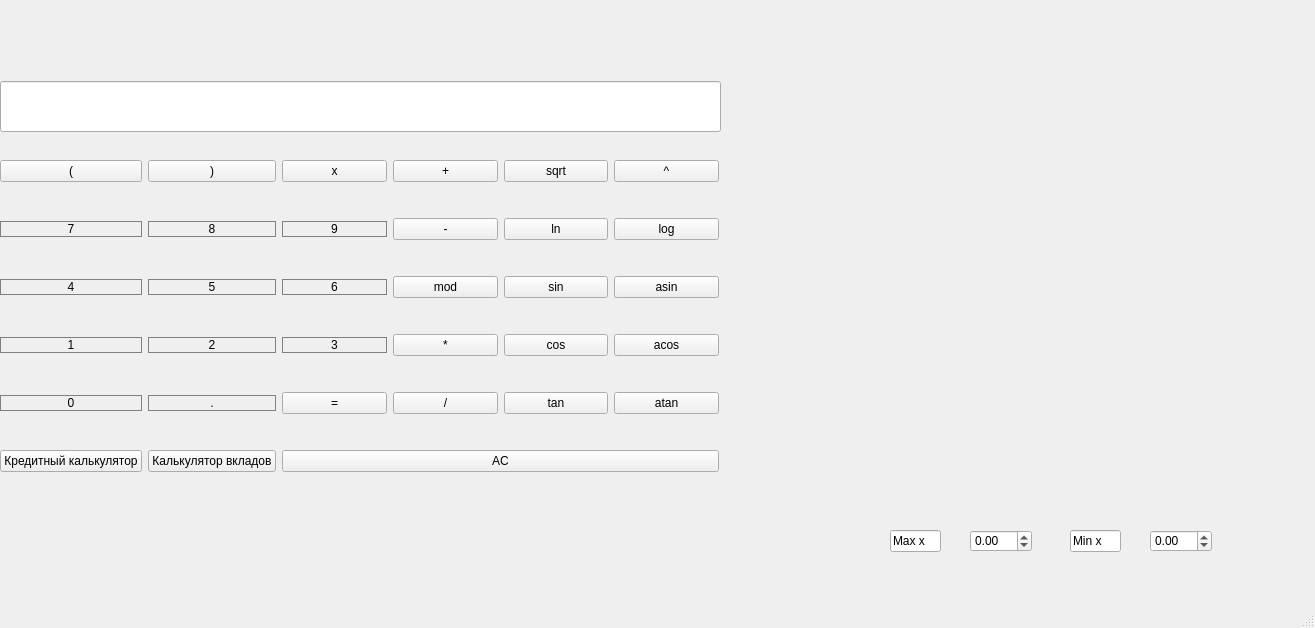
<?xml version="1.0" encoding="UTF-8"?>
<ui version="4.0">
 <class>MainWindow</class>
 <widget class="QMainWindow" name="MainWindow">
  <property name="geometry">
   <rect>
    <x>0</x>
    <y>0</y>
    <width>1315</width>
    <height>628</height>
   </rect>
  </property>
  <property name="windowTitle">
   <string>MainWindow</string>
  </property>
  <widget class="QWidget" name="centralwidget">
   <widget class="QLineEdit" name="Expressions">
    <property name="geometry">
     <rect>
      <x>0</x>
      <y>81</y>
      <width>721</width>
      <height>51</height>
     </rect>
    </property>
    <property name="layoutDirection">
     <enum>Qt::RightToLeft</enum>
    </property>
    <property name="styleSheet">
     <string notr="true">Qlabel {
	qproperty-alignment: 'AlignVCenter | AlignRight';
	border-bottom: 1px solid gary
}

background-color : white;</string>
    </property>
    <property name="alignment">
     <set>Qt::AlignRight|Qt::AlignTrailing|Qt::AlignVCenter</set>
    </property>
   </widget>
   <widget class="QWidget" name="gridLayoutWidget">
    <property name="geometry">
     <rect>
      <x>0</x>
      <y>130</y>
      <width>719</width>
      <height>372</height>
     </rect>
    </property>
    <layout class="QGridLayout" name="gridLayout_2">
     <item row="5" column="0">
      <widget class="QPushButton" name="button_credit">
       <property name="text">
        <string>Кредитный калькулятор</string>
       </property>
      </widget>
     </item>
     <item row="2" column="5">
      <widget class="QPushButton" name="button_asin">
       <property name="text">
        <string>asin</string>
       </property>
      </widget>
     </item>
     <item row="2" column="2">
      <widget class="QPushButton" name="button_6">
       <property name="styleSheet">
        <string notr="true">QPushButton {
	border: 1px solid gray;
}
QPushButton:pressed {
	background-color: qlineargradient(x1: 0, y1: 0, x2: 0, y2: 1,
									   stop: 0 #dadbde, stop: 1 #f6f7fa);
}</string>
       </property>
       <property name="text">
        <string>6</string>
       </property>
      </widget>
     </item>
     <item row="0" column="1">
      <widget class="QPushButton" name="button_scob2">
       <property name="text">
        <string>)</string>
       </property>
      </widget>
     </item>
     <item row="0" column="5">
      <widget class="QPushButton" name="button_pow">
       <property name="text">
        <string>^</string>
       </property>
      </widget>
     </item>
     <item row="1" column="4">
      <widget class="QPushButton" name="button_ln">
       <property name="text">
        <string>ln</string>
       </property>
      </widget>
     </item>
     <item row="3" column="5">
      <widget class="QPushButton" name="button_acos">
       <property name="text">
        <string>acos</string>
       </property>
      </widget>
     </item>
     <item row="3" column="3">
      <widget class="QPushButton" name="button__mul">
       <property name="text">
        <string>*</string>
       </property>
      </widget>
     </item>
     <item row="1" column="0">
      <widget class="QPushButton" name="Btn_seven">
       <property name="styleSheet">
        <string notr="true">QPushButton {
	border: 1px solid gray;
}
QPushButton:pressed {
	background-color: qlineargradient(x1: 0, y1: 0, x2: 0, y2: 1,
									   stop: 0 #dadbde, stop: 1 #f6f7fa);
}</string>
       </property>
       <property name="text">
        <string>7</string>
       </property>
      </widget>
     </item>
     <item row="4" column="5">
      <widget class="QPushButton" name="button_atan">
       <property name="text">
        <string>atan</string>
       </property>
      </widget>
     </item>
     <item row="1" column="2">
      <widget class="QPushButton" name="button_9">
       <property name="styleSheet">
        <string notr="true">QPushButton {
	border: 1px solid gray;
}
QPushButton:pressed {
	background-color: qlineargradient(x1: 0, y1: 0, x2: 0, y2: 1,
									   stop: 0 #dadbde, stop: 1 #f6f7fa);
}</string>
       </property>
       <property name="text">
        <string>9</string>
       </property>
      </widget>
     </item>
     <item row="4" column="0">
      <widget class="QPushButton" name="Btn_zero">
       <property name="styleSheet">
        <string notr="true">QPushButton {
	border: 1px solid gray;
}
QPushButton:pressed {
	background-color: qlineargradient(x1: 0, y1: 0, x2: 0, y2: 1,
									   stop: 0 #dadbde, stop: 1 #f6f7fa);
}</string>
       </property>
       <property name="text">
        <string>0</string>
       </property>
      </widget>
     </item>
     <item row="5" column="2" colspan="4">
      <widget class="QPushButton" name="button_obnyl">
       <property name="text">
        <string>AC</string>
       </property>
      </widget>
     </item>
     <item row="1" column="3">
      <widget class="QPushButton" name="button_minus">
       <property name="text">
        <string>-</string>
       </property>
      </widget>
     </item>
     <item row="2" column="1">
      <widget class="QPushButton" name="button_5">
       <property name="styleSheet">
        <string notr="true">QPushButton {
	border: 1px solid gray;
}
QPushButton:pressed {
	background-color: qlineargradient(x1: 0, y1: 0, x2: 0, y2: 1,
									   stop: 0 #dadbde, stop: 1 #f6f7fa);
}</string>
       </property>
       <property name="text">
        <string>5</string>
       </property>
      </widget>
     </item>
     <item row="4" column="1">
      <widget class="QPushButton" name="Btn_toc">
       <property name="styleSheet">
        <string notr="true">QPushButton {
	border: 1px solid gray;
}
QPushButton:pressed {
	background-color: qlineargradient(x1: 0, y1: 0, x2: 0, y2: 1,
									   stop: 0 #dadbde, stop: 1 #f6f7fa);
}</string>
       </property>
       <property name="text">
        <string>.</string>
       </property>
      </widget>
     </item>
     <item row="1" column="5">
      <widget class="QPushButton" name="button_log">
       <property name="text">
        <string>log</string>
       </property>
      </widget>
     </item>
     <item row="0" column="2">
      <widget class="QPushButton" name="button_x">
       <property name="text">
        <string>x</string>
       </property>
      </widget>
     </item>
     <item row="0" column="3">
      <widget class="QPushButton" name="button_plus">
       <property name="text">
        <string>+</string>
       </property>
      </widget>
     </item>
     <item row="3" column="2">
      <widget class="QPushButton" name="button_3">
       <property name="styleSheet">
        <string notr="true">QPushButton {
	border: 1px solid gray;
}
QPushButton:pressed {
	background-color: qlineargradient(x1: 0, y1: 0, x2: 0, y2: 1,
									   stop: 0 #dadbde, stop: 1 #f6f7fa);
}</string>
       </property>
       <property name="text">
        <string>3</string>
       </property>
      </widget>
     </item>
     <item row="0" column="4">
      <widget class="QPushButton" name="button_sqrt">
       <property name="text">
        <string>sqrt</string>
       </property>
      </widget>
     </item>
     <item row="2" column="0">
      <widget class="QPushButton" name="button_4">
       <property name="styleSheet">
        <string notr="true">QPushButton {
	border: 1px solid gray;
}
QPushButton:pressed {
	background-color: qlineargradient(x1: 0, y1: 0, x2: 0, y2: 1,
									   stop: 0 #dadbde, stop: 1 #f6f7fa);
}</string>
       </property>
       <property name="text">
        <string>4</string>
       </property>
      </widget>
     </item>
     <item row="4" column="2">
      <widget class="QPushButton" name="Btn_eq">
       <property name="text">
        <string>=</string>
       </property>
      </widget>
     </item>
     <item row="2" column="3">
      <widget class="QPushButton" name="button_mood">
       <property name="text">
        <string>mod</string>
       </property>
      </widget>
     </item>
     <item row="5" column="1">
      <widget class="QPushButton" name="pushButton">
       <property name="text">
        <string>Калькулятор вкладов</string>
       </property>
      </widget>
     </item>
     <item row="3" column="1">
      <widget class="QPushButton" name="button_2">
       <property name="styleSheet">
        <string notr="true">QPushButton {
	border: 1px solid gray;
}
QPushButton:pressed {
	background-color: qlineargradient(x1: 0, y1: 0, x2: 0, y2: 1,
									   stop: 0 #dadbde, stop: 1 #f6f7fa);
}</string>
       </property>
       <property name="text">
        <string>2</string>
       </property>
      </widget>
     </item>
     <item row="0" column="0">
      <widget class="QPushButton" name="button_scob1">
       <property name="text">
        <string>(</string>
       </property>
      </widget>
     </item>
     <item row="4" column="4">
      <widget class="QPushButton" name="button_tan">
       <property name="text">
        <string>tan</string>
       </property>
      </widget>
     </item>
     <item row="1" column="1">
      <widget class="QPushButton" name="button_8">
       <property name="styleSheet">
        <string notr="true">QPushButton {
	border: 1px solid gray;
}
QPushButton:pressed {
	background-color: qlineargradient(x1: 0, y1: 0, x2: 0, y2: 1,
									   stop: 0 #dadbde, stop: 1 #f6f7fa);
}</string>
       </property>
       <property name="text">
        <string>8</string>
       </property>
      </widget>
     </item>
     <item row="4" column="3">
      <widget class="QPushButton" name="button_div">
       <property name="text">
        <string>/</string>
       </property>
      </widget>
     </item>
     <item row="3" column="4">
      <widget class="QPushButton" name="button_cos">
       <property name="text">
        <string>cos</string>
       </property>
      </widget>
     </item>
     <item row="2" column="4">
      <widget class="QPushButton" name="button_sin">
       <property name="text">
        <string>sin</string>
       </property>
      </widget>
     </item>
     <item row="3" column="0">
      <widget class="QPushButton" name="button_1">
       <property name="styleSheet">
        <string notr="true">QPushButton {
	border: 1px solid gray;
}
QPushButton:pressed {
	background-color: qlineargradient(x1: 0, y1: 0, x2: 0, y2: 1,
									   stop: 0 #dadbde, stop: 1 #f6f7fa);
}</string>
       </property>
       <property name="text">
        <string>1</string>
       </property>
      </widget>
     </item>
    </layout>
   </widget>
   <widget class="QCustomPlot" name="widget" native="true">
    <property name="geometry">
     <rect>
      <x>799</x>
      <y>89</y>
      <width>491</width>
      <height>411</height>
     </rect>
    </property>
   </widget>
   <widget class="QLineEdit" name="lineEdit">
    <property name="geometry">
     <rect>
      <x>890</x>
      <y>530</y>
      <width>51</width>
      <height>22</height>
     </rect>
    </property>
    <property name="text">
     <string>Max x</string>
    </property>
   </widget>
   <widget class="QDoubleSpinBox" name="MaxX">
    <property name="geometry">
     <rect>
      <x>970</x>
      <y>530</y>
      <width>62</width>
      <height>22</height>
     </rect>
    </property>
    <property name="minimum">
     <double>-1000000.000000000000000</double>
    </property>
    <property name="maximum">
     <double>1000000.000000000000000</double>
    </property>
   </widget>
   <widget class="QLineEdit" name="lineEdit_2">
    <property name="geometry">
     <rect>
      <x>1070</x>
      <y>530</y>
      <width>51</width>
      <height>22</height>
     </rect>
    </property>
    <property name="text">
     <string>Min x</string>
    </property>
   </widget>
   <widget class="QDoubleSpinBox" name="MinX">
    <property name="geometry">
     <rect>
      <x>1150</x>
      <y>530</y>
      <width>62</width>
      <height>22</height>
     </rect>
    </property>
    <property name="minimum">
     <double>-1000000.000000000000000</double>
    </property>
    <property name="maximum">
     <double>1000000.000000000000000</double>
    </property>
   </widget>
  </widget>
  <widget class="QMenuBar" name="menubar">
   <property name="geometry">
    <rect>
     <x>0</x>
     <y>0</y>
     <width>1315</width>
     <height>38</height>
    </rect>
   </property>
  </widget>
  <widget class="QStatusBar" name="statusbar"/>
 </widget>
 <customwidgets>
  <customwidget>
   <class>QCustomPlot</class>
   <extends>QWidget</extends>
   <header>qcustomplot.h</header>
   <container>1</container>
  </customwidget>
 </customwidgets>
 <resources/>
 <connections/>
</ui>
